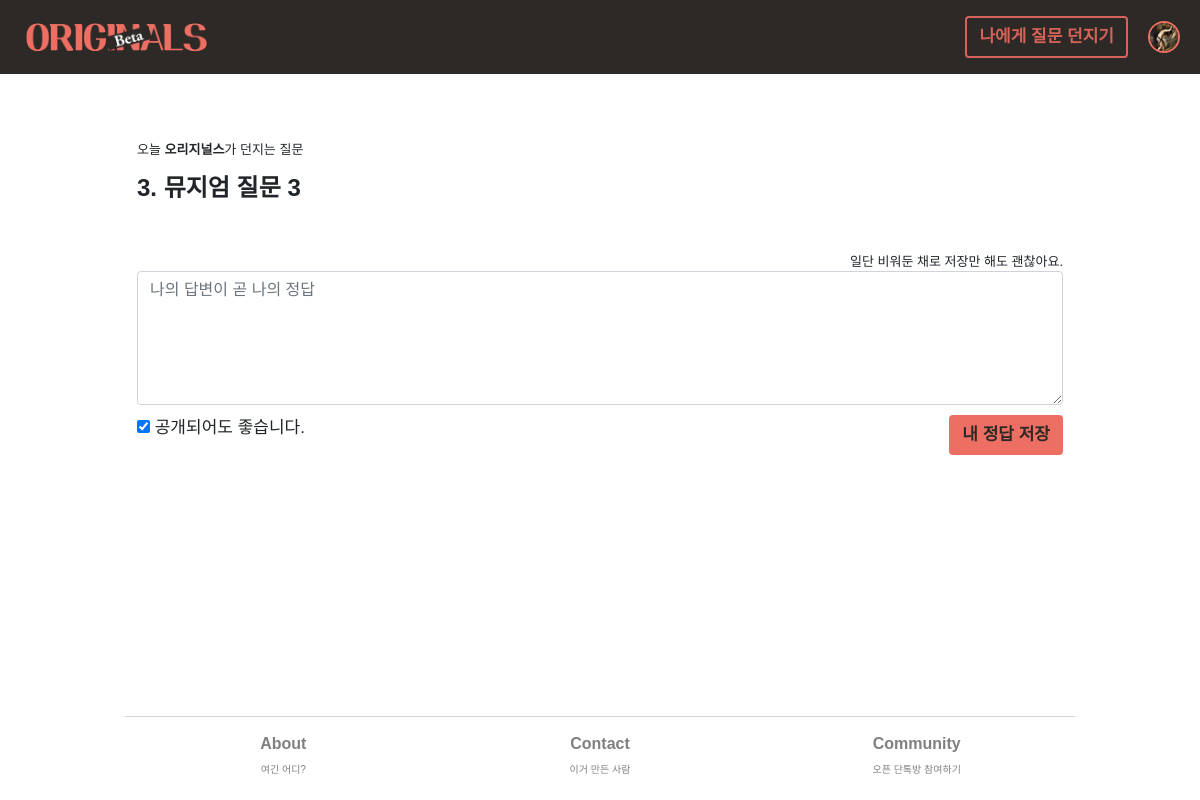
/question-from-originals (signed in), run on an earlier commit of the app's database.
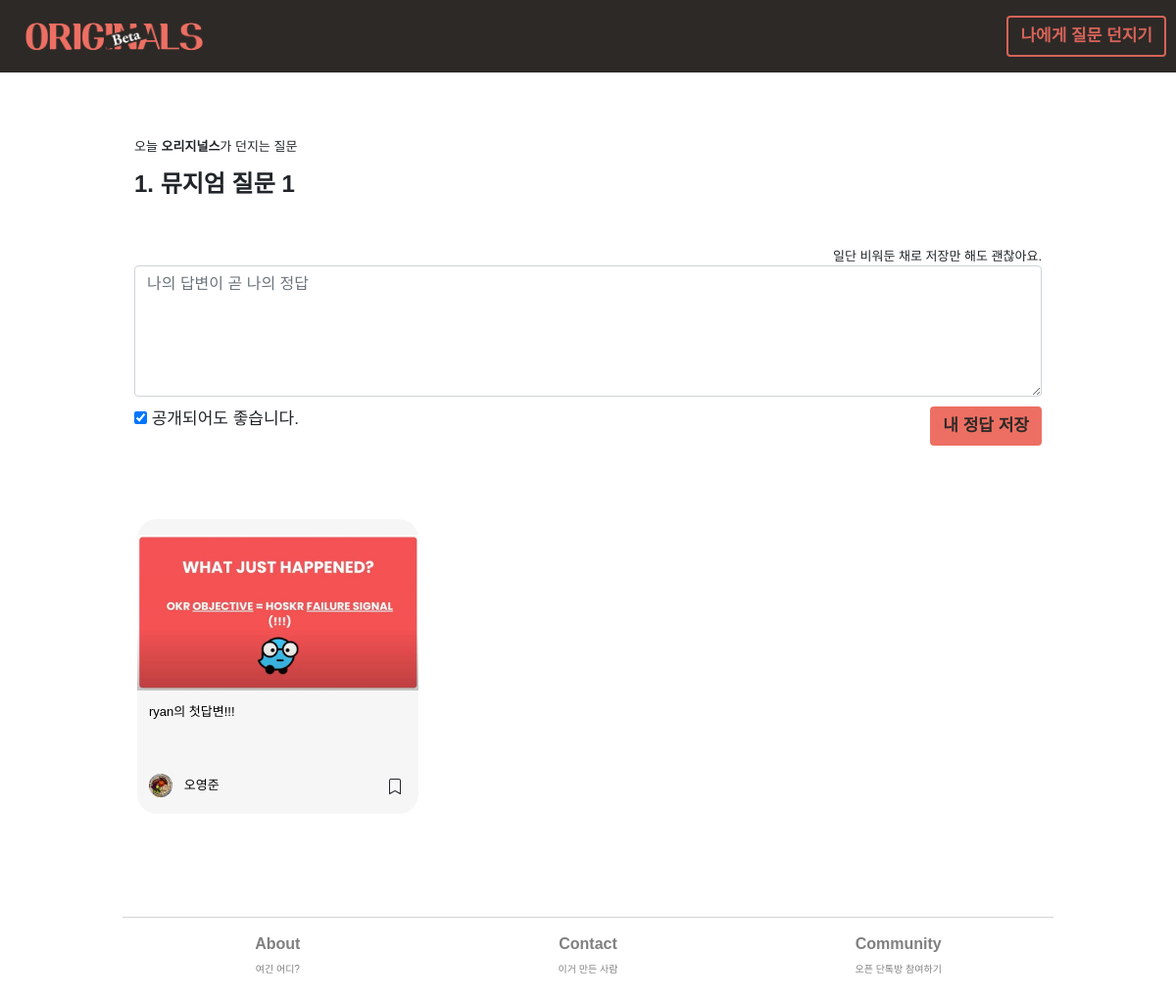
And on a later commit of the database.
### member/models.py (models this page shows, shortened)
class UserInfo(models.Model):
    objects = models.Manager()
    this_user = models.OneToOneField(User, on_delete=models.CASCADE, related_name = 'userinfo', null=True, default=None) ## UserInfo가 생성될 때마다 user에게 link된다.
    real_name = models.CharField(max_length=20, blank=True, default="내 이름")
    profile_image = models.ImageField(null=True, upload_to="profile_images", default="default_psa.jpg")
    self_intro = models.CharField(max_length=140, blank=True, default="나에 대한 간단한 소개")
    slug = models.SlugField(max_length=100, allow_unicode=True, null=False, blank=False)
    persona_type = models.CharField(max_length=50, null=False)
    is_editor = models.BooleanField(default=False)
    saved_answers = models.ForeignKey(AnswersForFromUs, on_delete=models.CASCADE, related_name = 'userinfo', null=True, default=None)

### main/models.py (models this page shows, shortened)
class QuestionsFromUs(models.Model):
    objects = models.Manager()
    question_no = models.IntegerField(null=True)
    title = models.CharField(max_length = 100, blank=False)
    body = models.TextField(blank=True)
    image = models.ImageField(null=True, blank=True, upload_to="question_img")
    is_nudge = models.BooleanField(default=False)
    created_at = models.DateField(auto_now_add=True)

class AnswersForFromUs(models.Model):
    objects = models.Manager()
    type = models.CharField(max_length=10, default='us', blank=True)
    question_id = models.ForeignKey(QuestionsFromUs, on_delete=models.CASCADE, related_name='answerforfromus', null=False, default=None)
    author_id = models.ForeignKey(User, on_delete=models.CASCADE, related_name='answerforfromus', null=False)
    body = models.CharField(max_length=10000, blank=True) # 답변을 하지 않고 저장하는 경우--null=True 필요없나?
    image = models.ImageField(null=True, blank=True, upload_to='answer_img')
    created_at = models.DateField(auto_now_add=False)
    updated_at = models.DateField(auto_now_add=True)
    created_at_time = models.DateTimeField(auto_now_add=True, null=True, blank=True)
    is_shared = models.BooleanField(default=True)
    on_magazine = models.BooleanField(default=False)

### main/views.py (the view, shortened to what this page needs)
# urls.py: path('question-from-originals', views.create_ans_us_short, name='question-from-originals'),
def create_ans_us_short(request):
    navbar_context = navbar(request)
    if request.user.is_authenticated == False:
        today_ques = QuestionsFromUs.objects.get(question_no=1)
        is_member = 'False'
        mode = 'create'
        pre_context = {
            'today_ques' : today_ques,
            'is_member' : is_member,
            'mode' : mode,
        }
        context = {**navbar_context, **pre_context}
        return render(request, 'main/C_ans_us.html', context)
    elif request.user.is_authenticated:
        this_user = request.user
        today = date.today()
        is_member = "True"
        mode = 'create'
        us_saved_by_user = SavedAnswers.objects.filter(bookmarker=this_user, ans_type='us').values_list('ans_us_ref', flat=True)
        list__us_saved_by_user = list(us_saved_by_user)
        self_saved_by_user = SavedAnswers.objects.filter(bookmarker=this_user, ans_type='us').values_list('ans_self_ref', flat=True)
        list__self_saved_by_user = list(self_saved_by_user)
        form = AnswersForFromUsForm(request.POST)
        if not AnswersForFromUs.objects.filter(author_id=request.user):
            today_ques = QuestionsFromUs.objects.get(question_no=1)
            today_ques_id = today_ques.id
            all_ans_for_this_ques = AnswersForFromUs.objects.filter(question_id=today_ques_id, is_shared=True).order_by('-created_at_time')
        else:
            answers_created = AnswersForFromUs.objects.filter(author_id=request.user).values('question_id') # QuerySet
            all_ques_ids = list(answers_created) # 딕셔너리가 들어있는 리스트 ----> 이것만 해도 충분하지 않음? instead of 아랫줄
            list__ques_ids = []
            for i in range(0, len(all_ques_ids)):
                list__ques_ids.append(*all_ques_ids[i].values()) # 여기 * operator는 python3 dictionary에 적용된 view?를 없애주는 것.
            latest_ques_id = max(list__ques_ids)
            latest_created_at = AnswersForFromUs.objects.filter(author_id=request.user, question_id=latest_ques_id).values('created_at')
            all_created_ats = list(latest_created_at)
            list__created_ats = []
            list__created_ats_in_format = []
            for j in range(0, len(all_created_ats)):
                list__created_ats.append(*all_created_ats[j].values()) # 각 원소는 datetime.date(2020,07,21)의 포맷
                list__created_ats_in_format.append(list__created_ats[j].strftime('%Y-%m-%d')) # datetime.date(2020,07,21) -> 2020-07-21로 변환
            latest_created_at = max(list__created_ats)
            if latest_created_at < today:
                latest_ques = QuestionsFromUs.objects.get(id=latest_ques_id)
                today_ques_no = getattr(latest_ques, 'question_no')+1
                today_ques = QuestionsFromUs.objects.get(question_no=today_ques_no)
                next_ques = QuestionsFromUs.objects.get(question_no = today_ques_no+1)
                all_ans_for_this_ques = AnswersForFromUs.objects.filter(question_id=today_ques.id, is_shared=True).order_by('-created_at_time')
        pre_context = {
            'form' : form,
            'today_ques' : today_ques,
            'this_user' : this_user,
            'all_ans_for_this_ques' : all_ans_for_this_ques,
            'is_member' : is_member,
            'list__us_saved_by_user' : list__us_saved_by_user,
            'list__self_saved_by_user' : list__self_saved_by_user,
            'mode' : mode
        }
        context = {**pre_context, **navbar_context}
        return render(request, 'main/C_ans_us.html', context)

### main/forms.py
class AnswersForFromUsForm(forms.ModelForm):
    body = forms.CharField(label = "", required=False, widget=forms.Textarea(
        attrs={
            'class' : 'form-control',
            'placeholder' : '나의 답변이 곧 나의 정답',
            'rows' : 5,
        }
    ))
    image = forms.ImageField(label="이미지 올리기", required=False)
    is_shared = forms.BooleanField(required=False)
    class Meta:
        model = AnswersForFromUs
        fields = ('body', 'image', 'is_shared')

### main/templates/main/C_ans_us.html (shortened to what the changed rows need)
{% extends 'main/base.html' %}
{% load crispy_forms_tags %}
{% block content %}
{% if mode == 'create' %}
<div class="row">
    <div class="col left">
        <div class='text-l'>{{today_ques.question_no}}. {{today_ques.title}}</div>
    </div>
</div>
<div class="row">
    <div class="col">
    </div>
</div>
{% endif %}
<div class="row fade-in">
    {% for a in all_ans_for_this_ques %}
    <div class="col-12 col-md-4">
        <div class="row align-middle">
            <div class="col card card-body grid-card">
                <a href="/originals-answer/{{a.id}}" id="click-id-{{a.id}}" onclick="TrackClicks(id)">
                    <div class="row list-img-container-row">
                        <div class="col list-img-container-col">
                            <img class="question-img-list" src='{{a.image.url}}'/>
                        </div>
                    </div>
                    <div class="row">
                        <div class="col">
                            <div class="text-s textbunch truncate">{{a.body}}</div>
                        </div>
                    </div>
                </a>
                <div class="row">
                    <div class="col-2 my-auto center">
                        <a href='/profile/{{a.author_id.username}}'><img class='profile-img-list' src='{{a.author_id.userinfo.profile_image.url}}'/></a>
                    </div>
                    <div class="col-8 my-auto left col-wo-padding-left">
                        <div class='text-s'><a href='/profile/{{a.author_id.username}}'>{{a.author_id.userinfo.real_name}}</a></div>
                    </div>
                    <div class="col-2 my-auto text-center">
                        {% if a in list__us_saved_by_user %}
                        <div class='bookmark-us' id='us-ans-id-{{a.id}}' onclick="BookmarkUs(id)">
                            <svg class="bookmark-icon bi bi-bookmark-fill"  xmlns="http://www.w3.org/2000/svg" width="16" height="16" fill="currentColor" viewBox="0 0 16 16">
                                <path d="M2 2v13.5a.5.5 0 0 0 .74.439L8 13.069l5.26 2.87A.5.5 0 0 0 14 15.5V2a2 2 0 0 0-2-2H4a2 2 0 0 0-2 2z"/>
                            </svg>
                        </div>
                        {% else %}
                        <div class='bookmark-us' id='us-ans-id-{{a.id}}' onclick="BookmarkUs(id)">
                        </div>
                        {% endif %}
                    </div>
                </div>
            </div>
        </div>
    </div>
    {% endfor%}
</div>
{% endblock %}

### main/templates/main/base.html (shortened to what this page needs)
{% load static %}
{% static 'images' as baseUrl%}
<!DOCTYPE html>
<html lang="en">
<head>
    <link rel="stylesheet" href="{% static 'base.css' %}">
    <link rel="stylesheet" href="{% static 'main/C_ans_us.css' %}">
    <link rel="stylesheet" type="text/css" href="https://cdn.jsdelivr.net/gh/moonspam/NanumSquare@1.0/nanumsquare.css">
    <link href="https://cdn.jsdelivr.net/npm/bootstrap@5.1.0/dist/css/bootstrap.min.css" rel="stylesheet">
    {% load bootstrap4 %}
</head>
<body>
    <nav class="navbar navbar-default navbar-expand nav-bar fixed-top">
        <div class='navbar-brand nav-link' onclick="location.href='/'">
            <img class="ci" src="{% static 'museum/images/ci_beta.png' %}" alt='ci'>
        </div>
        <div class="navbar-text collapse navbar-collapse justify-content-end">
            <ul class="navbar-nav">
                {% if from_profile_page == 'True' %}
                <li class='navbar-item'><button class='btn btn-secondary text-s' id='self-ques-btn' type='button' onclick="location.href='https://originals-mvp.herokuapp.com/question-from-myself'">나에게 질문 던지기</button></li>
                {% else %}
                <li class='navbar-item'><button class='btn btn-secondary text-s' id='self-ques-btn' type='button' onclick="location.href='https://originals-mvp.herokuapp.com/question-from-myself'">나에게 질문 던지기</button></li>
                {% endif %}
                {% if navbar_authenticated == 'True' %}
                <li class='navbar-item my-auto'><img class="profile-img-navbar" onclick="location.href='/profile/{{navbar_this_user}}'" src="{{navbar_this_userinfo.profile_image.url}}"></li>
                {% elif navbar_authenticated == 'False' %}
                <li class="navbar-item my-auto"><span onclick="location.href='/login'" class="nav-link text-s">로그인</span></li>
                {% endif %}
            </ul>
        </div>
    </nav>
    <div class="row-h-40 pc-only"></div>
    <div class="container">
        <div class="row justify-content-center">
            <div class="col-xs-11 col-md-10">
                {% block content %}
                {% endblock %}
            </div>
        </div>
    </div>
    <div class="row-h-80"></div>
    <footer>
        <div class="container">
            <div class="row justify-content-center">
                <div class="col-xs-11 col-md-10 center footer-section">
                    <div class="row justify-content-center">
                        <div class="col-4">
                            <a href="/about" style="color: grey !important">About</a><br>
                            <span class="text-xs">여긴 어디?</span>
                        </div>
                        <div class="col-4">
                            <a href="https://open.kakao.com/o/sZ2RLNAd" style="color: grey !important">Contact</a><br>
                            <span class="text-xs">이거 만든 사람</span>
                        </div>
                        <div class="col-4">
                            <a href="/" style="color: grey !important">Community</a><br>
                            <span class="text-xs">오픈 단톡방 참여하기</span>
                        </div>
                    </div>
                </div>
            </div>
        </div>
        <div class="row-h-20"></div>
    </footer>
</body>
</html>

What changed in the data, as far as the page shows it:
removed UserInfo: profile_image (picture)
no longer on this page (row unchanged): QuestionsFromUs: question_no "3", title "뮤지엄 질문 3"
now on this page (row unchanged): QuestionsFromUs: question_no "1", title "뮤지엄 질문 1"
added AnswersForFromUs: image (picture), body "ryan의 첫답변!!!", author_id.userinfo.profile_image (picture), author_id.userinfo.real_name "오영준"
